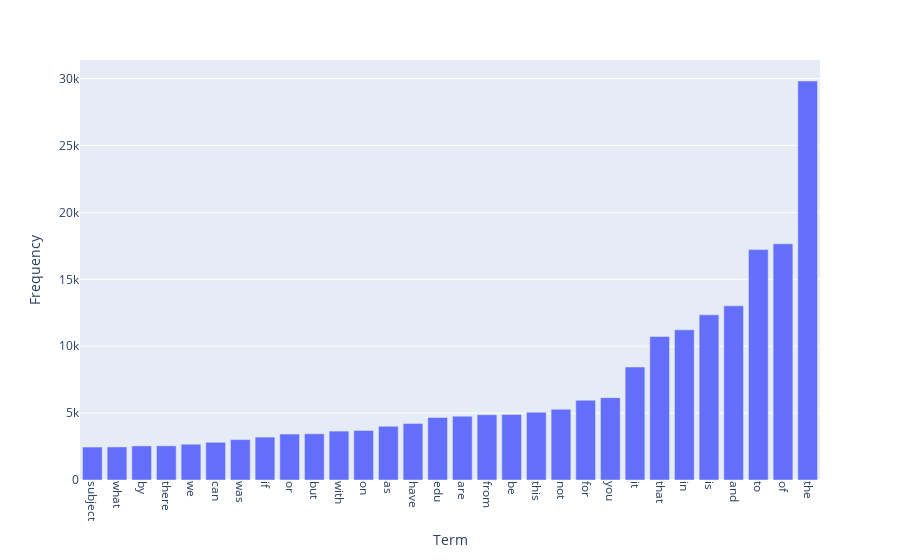

Notebook code for this chart:
### Markdown cell above
### >>> **Exercise 14 (take home):** 
The chart above only contains 300 vocabulary in the documents, and it's already computationally intensive to both compute and visualize. Can you efficiently reduce the number of terms you want to visualize as an exercise.

### Code cell
# Answer here
df_test = pd.DataFrame({
    "Term": count_vect.get_feature_names_out(),
    "Frequency": term_frequencies
})

df_test = df_test.sort_values(by='Frequency', ascending=False)
df_test = df_test.head(30)

fig = px.bar(df_test, x='Term', y="Frequency")
fig.update_xaxes(categoryorder='total ascending')
fig.update_xaxes(tickangle=90)
fig.show()

### Figure 1 — Plotly figure (JSON) as saved in the notebook; plotly's stock layout.template omitted (floating-point values rounded to 4 significant figures)
{"data": [{"alignmentgroup": "True", "hovertemplate": "Term=%{x}<br>Frequency=%{y}<extra></extra>", "legendgroup": "", "marker": {"color": "#636efa", "pattern": {"shape": ""}}, "name": "", "offsetgroup": "", "orientation": "v", "showlegend": false, "textposition": "auto", "type": "bar", "x": ["the", "of", "to", "and", "is", "in", "that", "it", "you", "for", "not", "this", "be", "from", "are", "edu", "have", "as", "on", "with", "but", "or", "if", "was", "can", "we", "there", "by", "what", "subject"], "xaxis": "x", "y": [29825, 17660, 17222, 13017, 12343, 11226, 10723, 8447, 6157, 5962, 5285, 5063, 4898, 4877, 4769, 4675, 4218, 4015, 3709, 3655, 3453, 3432, 3208, 3020, 2818, 2674, 2556, 2548, 2472, 2464], "yaxis": "y"}], "layout": {"barmode": "relative", "legend": {"tracegroupgap": 0}, "margin": {"t": 60}, "xaxis": {"anchor": "y", "categoryorder": "total ascending", "domain": [0, 1], "tickangle": 90, "title": {"text": "Term"}}, "yaxis": {"anchor": "x", "domain": [0, 1], "title": {"text": "Frequency"}}}}
